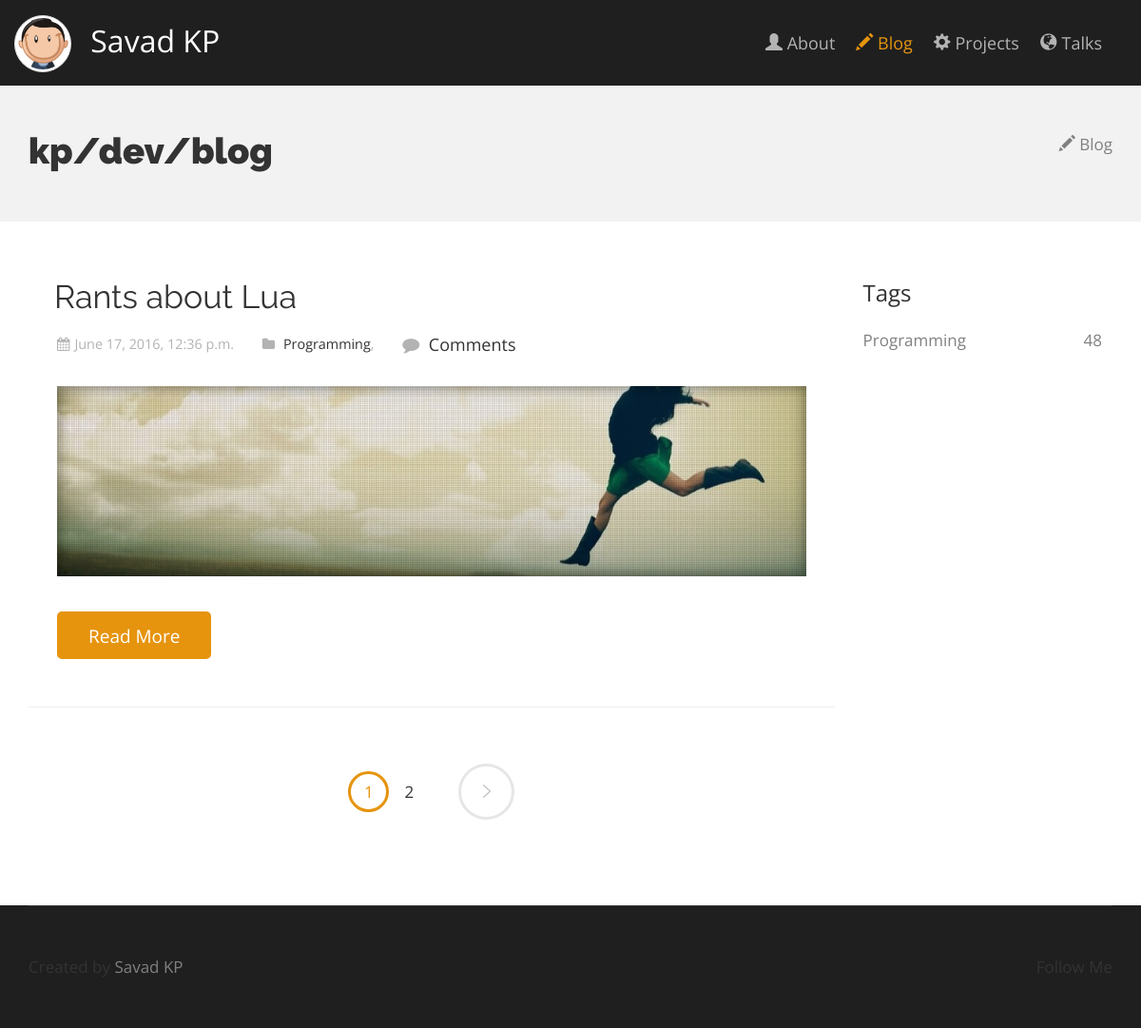
The page / on the database its author committed.
### blog_post/models.py (models this page shows, shortened)
class Blog(models.Model):
    title = models.CharField(max_length=255)
    slug = AutoSlugField(populate_from='title', max_length=255, editable=True, unique=True)
    image = models.ImageField(null=True, blank=True)
    small_description = models.TextField(null=True, blank=True)
    description = RichTextField()
    tags = models.ManyToManyField(Tag)
    created = models.DateTimeField(auto_now=True)
    modified = models.DateTimeField(auto_now_add=True)
    def get_absolute_url(self):
        return reverse('blog_detail', kwargs={'slug': self.slug})

class Tag(models.Model):
    name = models.CharField(max_length=128)
    slug = AutoSlugField(populate_from='name', unique=True)

### blog_post/views.py (the view)
# urls.py: url(r'^$', views.BlogListView.as_view(), name='blog_list'),
class BlogListView(ListView):
    template_name = 'blog.html'
    model = Blog
    context_object_name = 'blogs'
    def get_context_data(self, **kwargs):
        context = super(BlogListView, self).get_context_data(**kwargs)
        context['tags'] = Tag.objects.all()
        return context

### templates/blog.html (shortened to what this page needs)
{% extends "base.html" %}
{% load static %}
{% block base_content %}
    <div class="headcontent">
        <div class="container">
            <div class="col-sm-10">
                <h1>kp/dev/blog</h1>
            </div>
            <div class="col-sm-2 text-right">
                <ol class="breadcrumb breadcrumb-arrow">
                    <li class="active">
                        <a href="/blog">
                            <span class="glyphicon glyphicon-pencil"></span>
                            Blog
                        </a>
                    </li>
                </ol>
            </div>
        </div>
    </div>
    <div class="container">
        <div class="col-md-9 col-sm-7 posts">
            {% for blog in blogs %}
            <div class="container post format-image">
                <div class="entry">
                    <header class="entry-header">
                        <h2><a href="{{ blog.get_absolute_url }}">{{ blog.title }}</a></h2>
                        <div class="meta">
                            <small><i class="fa fa-calendar"></i>{{ blog.created }}</small>
                            <small>
                                <i class="fa fa-folder"></i>
                                {% for tag in blog.tags.all %}
                                <a href="tag">{{ tag.name }}</a>,
                                {% endfor %}
                            </small>
                            <a href="{{ blog.get_absolute_url }}#disqus_thread">
                                <i class="fa fa-comment"></i> Comments
                            </a>
                        </div>
                    </header>
                    <div class="entry-content">
                        <a href="{{ blog.get_absolute_url }}">
                            <div class="blog-title-image" style="background-image: url('{% if blog.image %}{{ blog.image.url }}{% endif %}');">
                            </div>
                        </a>
                        <a href="{{ blog.get_absolute_url }}" class="btn btn-default white">Read More</a>
                    </div>
                </div>
            </div>
            <hr>
            {% endfor %}
            <div class="container pagination-bar text-center">
                <ul class="pagination">
                    <li class="active"><a href="/blog">1</a></li>
                    <li><a href="/blog/page2">2</a></li>
                    <li><a href="/blog/page2" class="next"></a></li>
                </ul>
            </div>
        </div>
        <aside class="col-md-3 col-sm-5 sidebar m-center">
            <div class="widget">
                <h4>Tags</h4>
                <ul class="category-list flat">
                    {% for tag in tags %}
                    <li>
                        <a href="/blog/tags/OpenStack">
                            {{ tag.name }}
                            <span class="text-right pull-right">48</span>
                        </a>
                    </li>
                    {% endfor %}
                </ul>
            </div>
        </aside>
    </div>
{% endblock base_content %}

### templates/base.html (shortened to what this page needs)
<!DOCTYPE html>
<html lang="en">
<head>
    <link href="https://maxcdn.bootstrapcdn.com/bootstrap/3.3.6/css/bootstrap.min.css" rel="stylesheet"
>
    <link href="https://maxcdn.bootstrapcdn.com/font-awesome/4.5.0/css/font-awesome.min.css" rel="stylesheet"
>
    <link href="/static/css/animate.min.css" rel="stylesheet">
    <link href="/static/css/style.min.css" rel="stylesheet">
    <link href="/static/css/style-jd.min.css" rel="stylesheet">
    <link href="/static/css/pygments.min.css" rel="stylesheet">
    <link href="/static/css/flag-icon.min.css" rel="stylesheet">
</head>
<body class="archive">
    <header class="header header-dark no-sticky">
        <nav class="navbar container">
            <div class="navbar-header">
                <a class="navbar-brand" href="/">
                    <img src="/static/images/dp.png" class="img-circle img-thumbnail" alt="Image">
                    Savad KP
                </a>
            </div>
            <div id="navbar" class="navbar-collapse collapse">
                <ul class="nav navbar-nav pull-right">
                    <li>
                        <a href="/about">
                            <span class="glyphicon glyphicon-user"></span>
                            About
                        </a>
                    </li>
                    <li class="active">
                        <a href="/blog">
                            <span class="glyphicon glyphicon-pencil"></span>
                            Blog
                        </a>
                    </li>
                    <li>
                        <a href="/projects">
                            <span class="glyphicon glyphicon-cog"></span>
                            Projects
                        </a>
                    </li>
                    <li>
                        <a href="/talks">
                            <span class="glyphicon glyphicon-globe"></span>
                            Talks
                        </a>
                    </li>
                </ul>
            </div>
        </nav>
    </header>
    <div class="wrapper">
            {% block base_content %}
            {% endblock %}
    </div>
    <footer class="footer footer-dark">
        <div class="container">
            <hr/>
            <div class="row">
                <div class="col-sm-6">
                    <p class="copyright">
                        Created by <a href="site">Savad KP</a>
                    </p>
                </div>
                <div class="col-sm-6 text-right">
                    <nav>
                        Follow Me
                    </nav>
                </div>
            </div>
        </div>
    </footer>
</body>
</html>

### rows shown on the page
Blog: title "Rants about Lua", created "June 17, 2016, 12:36 p.m.", image (picture)
Tag: name "Programming"
